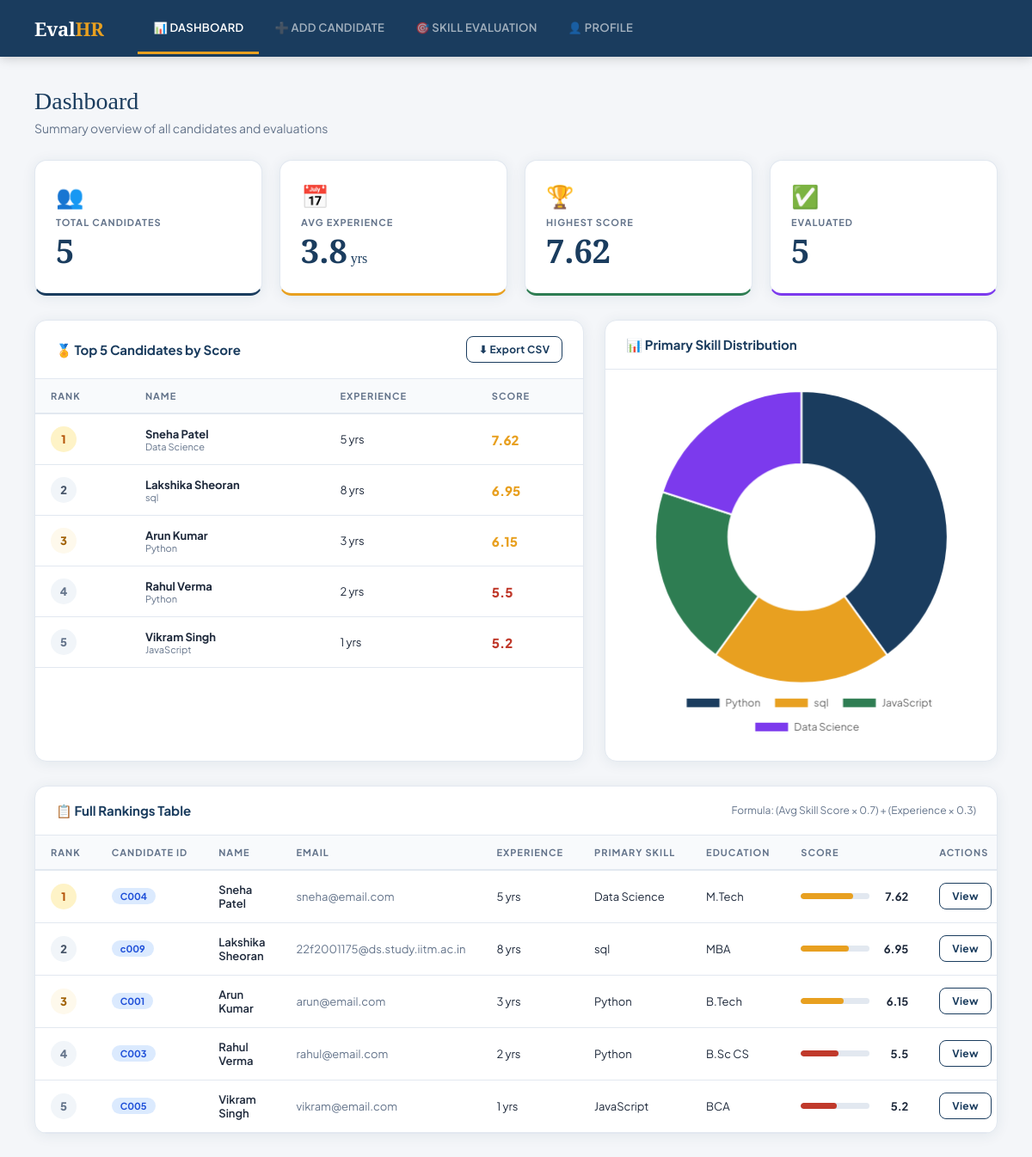
The page / on the database its author committed.
### tables this page shows
CREATE TABLE candidates (
            candidate_id TEXT PRIMARY KEY,
            name TEXT NOT NULL,
            email TEXT NOT NULL,
            experience INTEGER NOT NULL,
            primary_skill TEXT NOT NULL,
            secondary_skill TEXT,
            education TEXT NOT NULL
        );

### app.py (the view)
@app.route('/')
def dashboard():
    stats = get_dashboard_stats()
    top5 = get_top5()
    rankings = get_all_scores()
    skill_dist = get_skill_distribution()
    return render_template('dashboard.html',
                           stats=stats, top5=top5,
                           rankings=rankings, skill_dist=skill_dist)

### database.py (called while the page is built)
def get_connection():
    conn = sqlite3.connect(DB_NAME)
    conn.row_factory = sqlite3.Row
    return conn

def get_all_candidates():
    conn = get_connection()
    candidates = conn.execute('SELECT * FROM candidates ORDER BY name').fetchall()
    conn.close()
    return candidates

def get_skill_scores(candidate_id):
    conn = get_connection()
    scores = conn.execute(
        'SELECT skill_name, score FROM skill_scores WHERE candidate_id = ? ORDER BY skill_name',
        (candidate_id,)
    ).fetchall()
    conn.close()
    return scores

def get_skill_distribution():
    conn = get_connection()
    dist = conn.execute('''
        SELECT primary_skill, COUNT(*) as count
        FROM candidates
        GROUP BY primary_skill
        ORDER BY count DESC
    ''').fetchall()
    conn.close()
    return dist

### scoring.py (called while the page is built, shortened)
def calculate_final_score(candidate_id, experience):
    scores = get_skill_scores(candidate_id)
    if not scores:
        return None
    total = sum(row['score'] for row in scores)
    avg_skill_score = total / len(scores)
    final_score = (avg_skill_score * 0.7) + (experience * 0.3)
    return round(final_score, 2)

def get_top5():
    all_scores = get_all_scores()
    evaluated = [r for r in all_scores if r['final_score'] is not None]
    return evaluated[:5]

def get_dashboard_stats():
    candidates = get_all_candidates()
    total = len(candidates)
    avg_exp = round(sum(c['experience'] for c in candidates) / total, 1)
    all_scores = get_all_scores()
    evaluated = [r for r in all_scores if r['final_score'] is not None]
    evaluated_count = len(evaluated)
    highest_score = evaluated[0]['final_score'] if evaluated else None
    return {
        'total': total,
        'avg_experience': avg_exp,
        'highest_score': highest_score,
        'evaluated_count': evaluated_count
    }

### templates/dashboard.html (shortened to what this page needs)
{% extends "base.html" %}
{% block content %}
<div class="page-title">Dashboard</div>
<div class="page-sub">Summary overview of all candidates and evaluations</div>
<div style="display:grid;grid-template-columns:repeat(4,1fr);gap:20px;margin-bottom:28px;">
  <div class="card" style="padding:24px;border-bottom:3px solid var(--primary);">
    <div style="font-size:26px;margin-bottom:8px;">👥</div>
    <div style="font-size:11px;font-weight:700;color:var(--text-muted);text-transform:uppercase;letter-spacing:1px;">Total Candidates</div>
    <div style="font-family:'Playfair Display',serif;font-size:38px;font-weight:700;color:var(--primary);">{{ stats.total }}</div>
  </div>
  <div class="card" style="padding:24px;border-bottom:3px solid var(--accent);">
    <div style="font-size:26px;margin-bottom:8px;">📅</div>
    <div style="font-size:11px;font-weight:700;color:var(--text-muted);text-transform:uppercase;letter-spacing:1px;">Avg Experience</div>
    <div style="font-family:'Playfair Display',serif;font-size:38px;font-weight:700;color:var(--primary);">{{ stats.avg_experience }}<span style="font-size:16px;font-weight:400;"> yrs</span></div>
  </div>
  <div class="card" style="padding:24px;border-bottom:3px solid #2e7d52;">
    <div style="font-size:26px;margin-bottom:8px;">🏆</div>
    <div style="font-size:11px;font-weight:700;color:var(--text-muted);text-transform:uppercase;letter-spacing:1px;">Highest Score</div>
    <div style="font-family:'Playfair Display',serif;font-size:38px;font-weight:700;color:var(--primary);">{{ stats.highest_score if stats.highest_score else '—' }}</div>
  </div>
  <div class="card" style="padding:24px;border-bottom:3px solid #7c3aed;">
    <div style="font-size:26px;margin-bottom:8px;">✅</div>
    <div style="font-size:11px;font-weight:700;color:var(--text-muted);text-transform:uppercase;letter-spacing:1px;">Evaluated</div>
    <div style="font-family:'Playfair Display',serif;font-size:38px;font-weight:700;color:var(--primary);">{{ stats.evaluated_count }}</div>
  </div>
</div>
<div style="display:grid;grid-template-columns:1.4fr 1fr;gap:24px;margin-bottom:28px;">
  <div class="card">
    <div class="card-header">
      <div class="card-title">🏅 Top 5 Candidates by Score</div>
      <a href="/export" class="btn btn-outline btn-sm">⬇ Export CSV</a>
    </div>
    {% if top5 %}
    <table>
      <thead><tr><th>Rank</th><th>Name</th><th>Experience</th><th>Score</th></tr></thead>
      <tbody>
        {% for c in top5 %}
        <tr style="cursor:pointer;" onclick="window.location='/profile/{{ c.candidate_id }}'">
          <td>
            <span class="rank-num {% if c.rank == 1 %}rank-1{% elif c.rank == 2 %}rank-2{% elif c.rank == 3 %}rank-3{% else %}rank-other{% endif %}">{{ c.rank }}</span>
          </td>
          <td>
            <div style="font-weight:700;">{{ c.name }}</div>
            <div style="font-size:11px;color:var(--text-muted);">{{ c.primary_skill }}</div>
          </td>
          <td>{{ c.experience }} yrs</td>
          <td>
            <span style="font-weight:800;font-size:15px;color:{% if c.final_score >= 8 %}#2e7d52{% elif c.final_score >= 6 %}var(--accent){% else %}var(--danger){% endif %};">
              {{ c.final_score }}
            </span>
          </td>
        </tr>
        {% endfor %}
      </tbody>
    </table>
    {% else %}
    <div class="empty"><div class="empty-icon">🏅</div><div>No evaluated candidates yet</div></div>
    {% endif %}
  </div>
  <div class="card">
    <div class="card-header"><div class="card-title">📊 Primary Skill Distribution</div></div>
    <div class="card-body">
      {% if skill_dist %}
      <canvas id="skillChart" height="200"></canvas>
      {% else %}
      <div class="empty"><div class="empty-icon">📊</div><div>No data yet</div></div>
      {% endif %}
    </div>
  </div>
</div>
<div class="card">
  <div class="card-header">
    <div class="card-title">📋 Full Rankings Table</div>
    <div style="font-size:12px;color:var(--text-muted);">Formula: (Avg Skill Score × 0.7) + (Experience × 0.3)</div>
  </div>
  <div style="overflow-x:auto;">
    <table>
      <thead>
        <tr>
          <th>Rank</th><th>Candidate ID</th><th>Name</th><th>Email</th>
          <th>Experience</th><th>Primary Skill</th><th>Education</th><th>Score</th><th>Actions</th>
        </tr>
      </thead>
      <tbody>
        {% if rankings %}
          {% for r in rankings %}
          <tr>
            <td>
              {% if r.rank != '-' %}
              <span class="rank-num {% if r.rank == 1 %}rank-1{% elif r.rank == 2 %}rank-2{% elif r.rank == 3 %}rank-3{% else %}rank-other{% endif %}">{{ r.rank }}</span>
              {% else %}<span style="color:var(--text-light);">—</span>{% endif %}
            </td>
            <td><span class="badge badge-blue">{{ r.candidate_id }}</span></td>
            <td style="font-weight:600;">{{ r.name }}</td>
            <td style="color:var(--text-muted);">{{ r.email }}</td>
            <td>{{ r.experience }} yrs</td>
            <td>{{ r.primary_skill }}</td>
            <td>{{ r.education }}</td>
            <td>
              {% if r.final_score %}
              <div class="score-bar-wrap">
                <div class="score-bar"><div class="score-fill" style="width:{{ (r.final_score/10)*100 }}%;background:{% if r.final_score >= 8 %}#2e7d52{% elif r.final_score >= 6 %}var(--accent){% else %}var(--danger){% endif %};"></div></div>
                <span class="score-num">{{ r.final_score }}</span>
              </div>
              {% else %}<span style="color:var(--text-light);font-size:12px;">Not evaluated</span>{% endif %}
            </td>
            <td>
              <div style="display:flex;gap:6px;">
                <a href="/profile/{{ r.candidate_id }}" class="btn btn-outline btn-sm">View</a>
              </div>
            </td>
          </tr>
          {% endfor %}
        {% else %}
        <tr><td colspan="9"><div class="empty"><div class="empty-icon">📋</div><div>No candidates yet. <a href="/add">Add one!</a></div></div></td></tr>
        {% endif %}
      </tbody>
    </table>
  </div>
</div>
{% if skill_dist %}
<script>
const ctx = document.getElementById('skillChart').getContext('2d');
new Chart(ctx, {
  type: 'doughnut',
  data: {
    labels: [{% for s in skill_dist %}'{{ s.primary_skill }}'{% if not loop.last %},{% endif %}{% endfor %}],
    datasets: [{
      data: [{% for s in skill_dist %}{{ s.count }}{% if not loop.last %},{% endif %}{% endfor %}],
      backgroundColor: ['#1a3c5e','#e8a020','#2e7d52','#7c3aed','#c0392b','#2980b9','#27ae60'],
      borderWidth: 2, borderColor: '#fff'
    }]
  },
  options: {
    responsive: true,
    plugins: {
      legend: { position: 'bottom', labels: { font: { family: 'Plus Jakarta Sans', size: 12 }, padding: 16 } }
    }
  }
});
</script>
{% endif %}
{% endblock %}

### templates/base.html (shortened to what this page needs)
<!DOCTYPE html>
<html lang="en">
<head>
</head>
<body>
<nav>
  <a class="nav-brand" href="/">Eval<span>HR</span></a>
  <a class="nav-tab {% if request.path == '/' %}active{% endif %}" href="/">📊 Dashboard</a>
  <a class="nav-tab {% if request.path == '/add' or edit_mode %}active{% endif %}" href="/add">➕ Add Candidate</a>
  <a class="nav-tab {% if request.path == '/skills' %}active{% endif %}" href="/skills">🎯 Skill Evaluation</a>
  <a class="nav-tab {% if '/profile' in request.path %}active{% endif %}" href="/profile">👤 Profile</a>
</nav>
<div class="container">
  {% block content %}{% endblock %}
</div>
</body>
</html>

### templates/base.html (style rules this page uses)
:root { --primary: #1a3c5e; --primary-light: #2a5f96; --accent: #e8a020; --success: #2e7d52; --danger: #c0392b; --bg: #f4f6f9; --card: #ffffff; --border: #e2e8f0; --text: #1e293b; --text-muted: #64748b; --text-light: #94a3b8; --shadow: 0 2px 16px rgba(26,60,94,0.08); --radius: 14px; --radius-sm: 8px; }
* { margin:0; padding:0; box-sizing:border-box; }
body { font-family:'Plus Jakarta Sans',sans-serif; background:var(--bg); color:var(--text); min-height:100vh; }
nav { background:var(--primary); padding:0 40px; display:flex; align-items:center; gap:0; box-shadow:0 2px 12px rgba(0,0,0,0.18); position:sticky; top:0; z-index:200; }
.nav-brand { font-family:'Playfair Display',serif; color:#fff; font-size:22px; font-weight:700; padding:18px 0; margin-right:40px; letter-spacing:-0.3px; text-decoration:none; }
.nav-brand span { color:var(--accent); }
.nav-tab { color:rgba(255,255,255,0.6); padding:20px 18px; font-size:13px; font-weight:600; text-decoration:none; letter-spacing:0.3px; text-transform:uppercase; border-bottom:3px solid transparent; transition:all 0.2s; display:inline-block; }
.nav-tab.active { color:#fff; border-bottom-color:var(--accent); }
.container { max-width:1200px; margin:0 auto; padding:36px 40px; }
.page-title { font-family:'Playfair Display',serif; font-size:28px; color:var(--primary); margin-bottom:6px; }
.page-sub { color:var(--text-muted); font-size:14px; margin-bottom:28px; }
.card { background:var(--card); border-radius:var(--radius); border:1px solid var(--border); box-shadow:var(--shadow); overflow:hidden; }
.card-header { padding:18px 24px; border-bottom:1px solid var(--border); display:flex; align-items:center; justify-content:space-between; }
.card-title { font-size:15px; font-weight:700; color:var(--primary); }
.card-body { padding:24px; }
.btn { padding:11px 22px; border:none; border-radius:var(--radius-sm); font-family:'Plus Jakarta Sans',sans-serif; font-size:13px; font-weight:700; cursor:pointer; transition:all 0.2s; text-decoration:none; display:inline-block; letter-spacing:0.3px; }
.btn-outline { background:transparent; color:var(--primary); border:1.5px solid var(--primary); }
.btn-sm { padding:7px 14px; font-size:12px; }
.badge { display:inline-block; padding:3px 10px; border-radius:20px; font-size:11px; font-weight:700; }
.badge-blue { background:#dbeafe; color:#1d4ed8; }
table { width:100%; border-collapse:collapse; }
thead tr { background:#f8fafc; border-bottom:2px solid var(--border); }
th { padding:13px 18px; text-align:left; font-size:11px; font-weight:700; color:var(--text-muted); text-transform:uppercase; letter-spacing:1px; white-space:nowrap; }
tbody tr { border-bottom:1px solid var(--border); transition:background 0.15s; }
td { padding:14px 18px; font-size:13px; vertical-align:middle; }
.rank-num { width:30px; height:30px; border-radius:50%; display:inline-flex; align-items:center; justify-content:center; font-weight:800; font-size:13px; }
.rank-1 { background:#fef3c7; color:#b45309; }
.rank-2 { background:#f1f5f9; color:#475569; }
.rank-3 { background:#fef9ec; color:#a16207; }
.rank-other { background:#f1f5f9; color:var(--text-muted); }
.score-bar-wrap { display:flex; align-items:center; gap:10px; }
.score-bar { flex:1; height:7px; background:#e2e8f0; border-radius:4px; overflow:hidden; min-width:80px; }
.score-fill { height:100%; border-radius:4px; }
.score-num { font-weight:700; font-size:13px; min-width:35px; text-align:right; }

### rows shown on the page
candidates: rank "1", name "Sneha Patel", primary_skill "Data Science", experience "5", final_score "7.62", candidate_id "C004", email "sneha@email.com", education "M.Tech", {{ (r.final_score/10)*100 }} 76.2 (drawn)
candidates: rank "2", name "Lakshika Sheoran", primary_skill "sql", experience "8", final_score "6.95", candidate_id "c009", email "22f2001175@ds.study.iitm.ac.in", education "MBA", {{ (r.final_score/10)*100 }} 69.5 (drawn)
candidates: rank "3", name "Arun Kumar", primary_skill "Python", experience "3", final_score "6.15", candidate_id "C001", email "arun@email.com", education "B.Tech", {{ (r.final_score/10)*100 }} 61.5 (drawn)
candidates: rank "4", name "Rahul Verma", primary_skill "Python", experience "2", final_score "5.5", candidate_id "C003", email "rahul@email.com", education "B.Sc CS", {{ (r.final_score/10)*100 }} 55.00000000000001 (drawn)
candidates: rank "5", name "Vikram Singh", primary_skill "JavaScript", experience "1", final_score "5.2", candidate_id "C005", email "vikram@email.com", education "BCA", {{ (r.final_score/10)*100 }} 52.0 (drawn)

### other values the page prints
{{ stats.total }} "5"
{{ stats.avg_experience }} "3.8"
{{ stats.highest_score if stats.highest_score else '—' }} "7.62"
{{ stats.evaluated_count }} "5"
chart data {{ s.primary_skill }} Python, sql, JavaScript, Data Science
